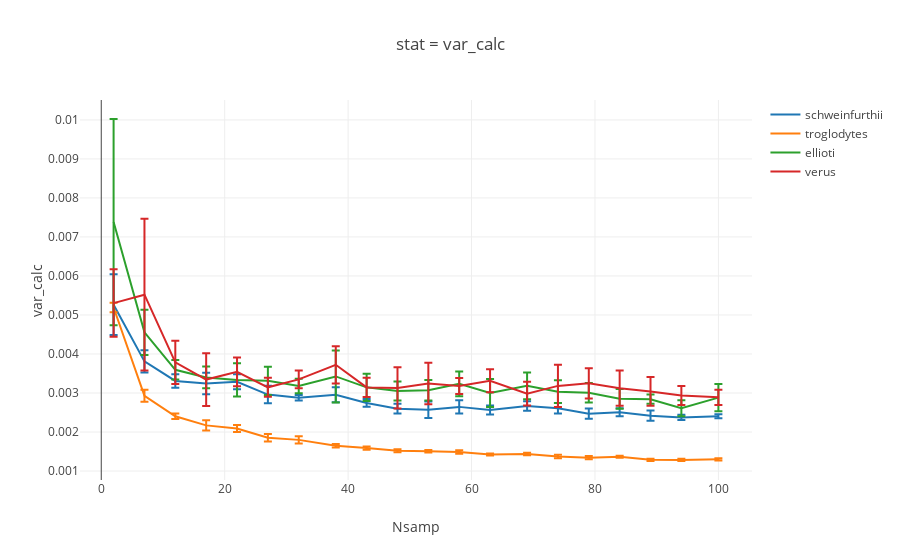

The cell this chart's notebook holds for it:
### Markdown cell above
#### ii. Plot. 

Interactive plots are not readable through NBviewer.

### Code cell
## Var
var_select= 'var_calc'

fig= [go.Scatter(
    x= samp_order,
    y= [np.nanmean(syndicate_dict[pop][x][var_select]) for x in samp_order],
    error_y= dict(
        array= [np.nanstd(syndicate_dict[pop][x][var_select]) for x in samp_order],
        type= 'data',
        #symmetric= True,
        visible=True
    ),
    name= pop
) for pop in syndicate_dict.keys()]

layout= go.Layout(
    title=  'stat = {}'.format(var_select),
    xaxis= dict(
        title= 'Nsamp'
    ),
    yaxis= dict(
        title= var_select
    )
)

Figure= go.Figure(data=fig, layout= layout)
iplot(Figure)
